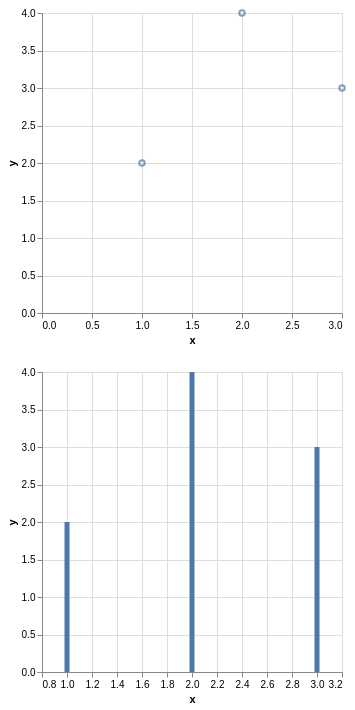

Vega-Lite specification stored for this chart:
### Vega-Lite specification from a JSON file in a GitHub repository (floating-point values rounded to 4 significant figures)
{"$schema": "https://vega.github.io/schema/vega-lite/v6.json", "padding": 5, "autosize": "pad", "data": {"name": "table", "values": [{"x": 1, "y": 2}, {"x": 2, "y": 4}, {"x": 3, "y": 3}]}, "vconcat": [{"mark": "point", "encoding": {"x": {"field": "x", "type": "quantitative"}, "y": {"field": "y", "type": "quantitative"}}}, {"mark": "bar", "encoding": {"x": {"field": "x", "type": "quantitative"}, "y": {"field": "y", "type": "quantitative"}}}]}
